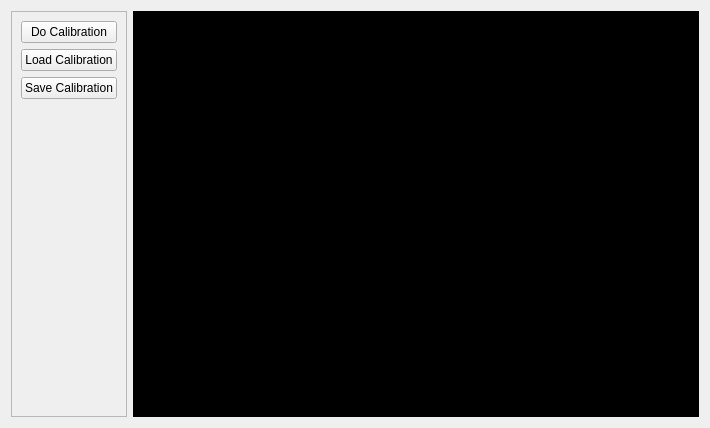
<?xml version="1.0" encoding="UTF-8"?>
<ui version="4.0">
 <class>Form</class>
 <widget class="QWidget" name="Form">
  <property name="geometry">
   <rect>
    <x>0</x>
    <y>0</y>
    <width>710</width>
    <height>428</height>
   </rect>
  </property>
  <property name="windowTitle">
   <string>Signal Calibration</string>
  </property>
  <layout class="QHBoxLayout" name="horizontalLayout">
   <item>
    <widget class="QFrame" name="frame">
     <property name="frameShape">
      <enum>QFrame::StyledPanel</enum>
     </property>
     <property name="frameShadow">
      <enum>QFrame::Raised</enum>
     </property>
     <layout class="QVBoxLayout" name="verticalLayout">
      <item>
       <widget class="QPushButton" name="btn_do_calibration">
        <property name="text">
         <string>Do Calibration</string>
        </property>
       </widget>
      </item>
      <item>
       <widget class="QPushButton" name="btn_load_calibration">
        <property name="text">
         <string>Load Calibration</string>
        </property>
       </widget>
      </item>
      <item>
       <widget class="QPushButton" name="btn_save_calibration">
        <property name="text">
         <string>Save Calibration</string>
        </property>
       </widget>
      </item>
      <item>
       <spacer name="verticalSpacer">
        <property name="orientation">
         <enum>Qt::Vertical</enum>
        </property>
        <property name="sizeHint" stdset="0">
         <size>
          <width>20</width>
          <height>303</height>
         </size>
        </property>
       </spacer>
      </item>
     </layout>
    </widget>
   </item>
   <item>
    <widget class="PlotWidget" name="plt_calibration" native="true">
     <property name="sizePolicy">
      <sizepolicy hsizetype="Expanding" vsizetype="Expanding">
       <horstretch>0</horstretch>
       <verstretch>0</verstretch>
      </sizepolicy>
     </property>
     <property name="styleSheet">
      <string notr="true">background-color: rgb(0, 0, 0);</string>
     </property>
    </widget>
   </item>
  </layout>
 </widget>
 <customwidgets>
  <customwidget>
   <class>PlotWidget</class>
   <extends>QWidget</extends>
   <header>pyqtgraph</header>
   <container>1</container>
  </customwidget>
 </customwidgets>
 <resources/>
 <connections/>
</ui>
